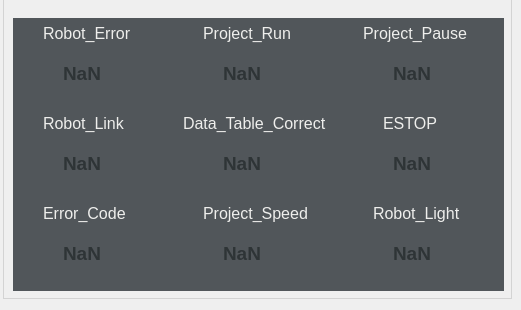
     <widget class="QWidget" name="Robot_Status_tab">
      <attribute name="title">
       <string>TM_Robot_Status</string>
      </attribute>
      <widget class="QGroupBox" name="Robot_Status_groupBox">
       <property name="geometry">
        <rect>
         <x>3</x>
         <y>-2</y>
         <width>509</width>
         <height>301</height>
        </rect>
       </property>
       <property name="font">
        <font>
         <family>Ubuntu Condensed</family>
         <pointsize>18</pointsize>
         <weight>50</weight>
         <italic>true</italic>
         <bold>false</bold>
         <underline>false</underline>
         <strikeout>false</strikeout>
         <kerning>true</kerning>
        </font>
       </property>
       <property name="styleSheet">
        <string notr="true">        QGroupBox {
            border-color: rgb(50, 50, 50);
            border: 2px solid lightgray;
            border-width: 0.5px;
            border-style: solid;
            margin-top: 1ex; /* leave space at the top for the title */
        }
        QGroupBox::title {
            subcontrol-origin: margin;
            subcontrol-position: top left;
            left: 10px;
            margin-left: 0px;
            padding: 0  3px;
        }</string>
       </property>
       <property name="title">
        <string/>
       </property>
       <property name="flat">
        <bool>false</bool>
       </property>
       <widget class="QWidget" name="widget_Robot_Status_black" native="true">
        <property name="geometry">
         <rect>
          <x>10</x>
          <y>20</y>
          <width>491</width>
          <height>273</height>
         </rect>
        </property>
        <property name="styleSheet">
         <string notr="true">background-color: rgb(81, 86, 90);</string>
        </property>
        <widget class="QWidget" name="widget_Project_Run" native="true">
         <property name="geometry">
          <rect>
           <x>160</x>
           <y>0</y>
           <width>161</width>
           <height>81</height>
          </rect>
         </property>
         <property name="styleSheet">
          <string notr="true">background-color: rgb(81, 86, 90);</string>
         </property>
         <widget class="QLabel" name="Project_Run_label">
          <property name="geometry">
           <rect>
            <x>30</x>
            <y>0</y>
            <width>161</width>
            <height>31</height>
           </rect>
          </property>
          <property name="font">
           <font>
            <pointsize>8</pointsize>
           </font>
          </property>
          <property name="styleSheet">
           <string notr="true">co</string>
          </property>
          <property name="text">
           <string>&lt;html&gt;&lt;head/&gt;&lt;body&gt;&lt;p&gt;&lt;span style=&quot; font-size:12pt; color:#eeeeec;&quot;&gt;Project_Run&lt;/span&gt;&lt;/p&gt;&lt;/body&gt;&lt;/html&gt;</string>
          </property>
         </widget>
         <widget class="QLabel" name="project_run_status_label">
          <property name="geometry">
           <rect>
            <x>50</x>
            <y>40</y>
            <width>61</width>
            <height>31</height>
           </rect>
          </property>
          <property name="font">
           <font>
            <pointsize>8</pointsize>
           </font>
          </property>
          <property name="styleSheet">
           <string notr="true">co</string>
          </property>
          <property name="text">
           <string>&lt;html&gt;&lt;head/&gt;&lt;body&gt;&lt;p&gt;&lt;span style=&quot; font-size:14pt; font-weight:600; color:#2e3436;&quot;&gt;NaN&lt;/span&gt;&lt;/p&gt;&lt;/body&gt;&lt;/html&gt;</string>
          </property>
         </widget>
        </widget>
        <widget class="QWidget" name="widget_Project_Pause" native="true">
         <property name="geometry">
          <rect>
           <x>330</x>
           <y>0</y>
           <width>161</width>
           <height>81</height>
          </rect>
         </property>
         <property name="styleSheet">
          <string notr="true">background-color: rgb(81, 86, 90);</string>
         </property>
         <widget class="QLabel" name="Project_Pause_label">
          <property name="geometry">
           <rect>
            <x>20</x>
            <y>0</y>
            <width>161</width>
            <height>31</height>
           </rect>
          </property>
          <property name="font">
           <font>
            <pointsize>8</pointsize>
           </font>
          </property>
          <property name="styleSheet">
           <string notr="true">co</string>
          </property>
          <property name="text">
           <string>&lt;html&gt;&lt;head/&gt;&lt;body&gt;&lt;p&gt;&lt;span style=&quot; font-size:12pt; color:#eeeeec;&quot;&gt;Project_Pause&lt;/span&gt;&lt;/p&gt;&lt;/body&gt;&lt;/html&gt;</string>
          </property>
         </widget>
         <widget class="QLabel" name="project_pause_status_label">
          <property name="geometry">
           <rect>
            <x>50</x>
            <y>40</y>
            <width>61</width>
            <height>31</height>
           </rect>
          </property>
          <property name="font">
           <font>
            <pointsize>8</pointsize>
           </font>
          </property>
          <property name="styleSheet">
           <string notr="true">co</string>
          </property>
          <property name="text">
           <string>&lt;html&gt;&lt;head/&gt;&lt;body&gt;&lt;p&gt;&lt;span style=&quot; font-size:14pt; font-weight:600; color:#2e3436;&quot;&gt;NaN&lt;/span&gt;&lt;/p&gt;&lt;/body&gt;&lt;/html&gt;</string>
          </property>
         </widget>
        </widget>
        <widget class="QWidget" name="widget_Robot_Link" native="true">
         <property name="geometry">
          <rect>
           <x>0</x>
           <y>90</y>
           <width>161</width>
           <height>81</height>
          </rect>
         </property>
         <property name="styleSheet">
          <string notr="true">background-color: rgb(81, 86, 90);</string>
         </property>
         <widget class="QLabel" name="Robot_Link_label">
          <property name="geometry">
           <rect>
            <x>30</x>
            <y>0</y>
            <width>161</width>
            <height>31</height>
           </rect>
          </property>
          <property name="font">
           <font>
            <pointsize>8</pointsize>
           </font>
          </property>
          <property name="styleSheet">
           <string notr="true">co</string>
          </property>
          <property name="text">
           <string>&lt;html&gt;&lt;head/&gt;&lt;body&gt;&lt;p&gt;&lt;span style=&quot; font-size:12pt; color:#eeeeec;&quot;&gt;Robot_Link&lt;/span&gt;&lt;/p&gt;&lt;/body&gt;&lt;/html&gt;</string>
          </property>
         </widget>
         <widget class="QLabel" name="robot_link_status_label">
          <property name="geometry">
           <rect>
            <x>50</x>
            <y>40</y>
            <width>61</width>
            <height>31</height>
           </rect>
          </property>
          <property name="font">
           <font>
            <pointsize>8</pointsize>
           </font>
          </property>
          <property name="styleSheet">
           <string notr="true">co</string>
          </property>
          <property name="text">
           <string>&lt;html&gt;&lt;head/&gt;&lt;body&gt;&lt;p&gt;&lt;span style=&quot; font-size:14pt; font-weight:600; color:#2e3436;&quot;&gt;NaN&lt;/span&gt;&lt;/p&gt;&lt;/body&gt;&lt;/html&gt;</string>
          </property>
         </widget>
        </widget>
        <widget class="QWidget" name="widget_ESTOP" native="true">
         <property name="geometry">
          <rect>
           <x>330</x>
           <y>90</y>
           <width>161</width>
           <height>81</height>
          </rect>
         </property>
         <property name="styleSheet">
          <string notr="true">background-color: rgb(81, 86, 90);</string>
         </property>
         <widget class="QLabel" name="ESTOP_label">
          <property name="geometry">
           <rect>
            <x>40</x>
            <y>0</y>
            <width>161</width>
            <height>31</height>
           </rect>
          </property>
          <property name="font">
           <font>
            <pointsize>8</pointsize>
           </font>
          </property>
          <property name="styleSheet">
           <string notr="true">co</string>
          </property>
          <property name="text">
           <string>&lt;html&gt;&lt;head/&gt;&lt;body&gt;&lt;p&gt;&lt;span style=&quot; font-size:12pt; color:#eeeeec;&quot;&gt;ESTOP&lt;/span&gt;&lt;/p&gt;&lt;/body&gt;&lt;/html&gt;</string>
          </property>
         </widget>
         <widget class="QLabel" name="estop_status_label">
          <property name="geometry">
           <rect>
            <x>50</x>
            <y>40</y>
            <width>61</width>
            <height>31</height>
           </rect>
          </property>
          <property name="font">
           <font>
            <pointsize>8</pointsize>
           </font>
          </property>
          <property name="styleSheet">
           <string notr="true">co</string>
          </property>
          <property name="text">
           <string>&lt;html&gt;&lt;head/&gt;&lt;body&gt;&lt;p&gt;&lt;span style=&quot; font-size:14pt; font-weight:600; color:#2e3436;&quot;&gt;NaN&lt;/span&gt;&lt;/p&gt;&lt;/body&gt;&lt;/html&gt;</string>
          </property>
         </widget>
        </widget>
        <widget class="QWidget" name="widget_Data_Table_Correct" native="true">
         <property name="geometry">
          <rect>
           <x>160</x>
           <y>90</y>
           <width>161</width>
           <height>81</height>
          </rect>
         </property>
         <property name="styleSheet">
          <string notr="true">background-color: rgb(81, 86, 90);</string>
         </property>
         <widget class="QLabel" name="Data_Table_Correct_label">
          <property name="geometry">
           <rect>
            <x>10</x>
            <y>0</y>
            <width>161</width>
            <height>31</height>
           </rect>
          </property>
          <property name="font">
           <font>
            <pointsize>8</pointsize>
           </font>
          </property>
          <property name="styleSheet">
           <string notr="true">co</string>
          </property>
          <property name="text">
           <string>&lt;html&gt;&lt;head/&gt;&lt;body&gt;&lt;p&gt;&lt;span style=&quot; font-size:12pt; color:#eeeeec;&quot;&gt;Data_Table_Correct&lt;/span&gt;&lt;/p&gt;&lt;/body&gt;&lt;/html&gt;</string>
          </property>
         </widget>
         <widget class="QLabel" name="data_table_correct_status_label">
          <property name="geometry">
           <rect>
            <x>50</x>
            <y>40</y>
            <width>61</width>
            <height>31</height>
           </rect>
          </property>
          <property name="font">
           <font>
            <pointsize>8</pointsize>
           </font>
          </property>
          <property name="styleSheet">
           <string notr="true">co</string>
          </property>
          <property name="text">
           <string>&lt;html&gt;&lt;head/&gt;&lt;body&gt;&lt;p&gt;&lt;span style=&quot; font-size:14pt; font-weight:600; color:#2e3436;&quot;&gt;NaN&lt;/span&gt;&lt;/p&gt;&lt;/body&gt;&lt;/html&gt;</string>
          </property>
         </widget>
        </widget>
        <widget class="QWidget" name="widget_Robot_Light" native="true">
         <property name="geometry">
          <rect>
           <x>330</x>
           <y>180</y>
           <width>161</width>
           <height>81</height>
          </rect>
         </property>
         <property name="styleSheet">
          <string notr="true">background-color: rgb(81, 86, 90);</string>
         </property>
         <widget class="QLabel" name="Robot_Light_label">
          <property name="geometry">
           <rect>
            <x>30</x>
            <y>0</y>
            <width>161</width>
            <height>31</height>
           </rect>
          </property>
          <property name="font">
           <font>
            <pointsize>8</pointsize>
           </font>
          </property>
          <property name="styleSheet">
           <string notr="true">co</string>
          </property>
          <property name="text">
           <string>&lt;html&gt;&lt;head/&gt;&lt;body&gt;&lt;p&gt;&lt;span style=&quot; font-size:12pt; color:#eeeeec;&quot;&gt;Robot_Light&lt;/span&gt;&lt;/p&gt;&lt;/body&gt;&lt;/html&gt;</string>
          </property>
         </widget>
         <widget class="QLabel" name="robot_light_status_label">
          <property name="geometry">
           <rect>
            <x>50</x>
            <y>40</y>
            <width>61</width>
            <height>31</height>
           </rect>
          </property>
          <property name="font">
           <font>
            <pointsize>8</pointsize>
           </font>
          </property>
          <property name="styleSheet">
           <string notr="true">co</string>
          </property>
          <property name="text">
           <string>&lt;html&gt;&lt;head/&gt;&lt;body&gt;&lt;p&gt;&lt;span style=&quot; font-size:14pt; font-weight:600; color:#2e3436;&quot;&gt;NaN&lt;/span&gt;&lt;/p&gt;&lt;/body&gt;&lt;/html&gt;</string>
          </property>
         </widget>
        </widget>
        <widget class="QWidget" name="widget_Robot_Error" native="true">
         <property name="geometry">
          <rect>
           <x>0</x>
           <y>180</y>
           <width>161</width>
           <height>81</height>
          </rect>
         </property>
         <property name="styleSheet">
          <string notr="true">background-color: rgb(81, 86, 90);</string>
         </property>
         <widget class="QLabel" name="Error_Code_label">
          <property name="geometry">
           <rect>
            <x>30</x>
            <y>0</y>
            <width>161</width>
            <height>31</height>
           </rect>
          </property>
          <property name="font">
           <font>
            <pointsize>8</pointsize>
           </font>
          </property>
          <property name="styleSheet">
           <string notr="true">co</string>
          </property>
          <property name="text">
           <string>&lt;html&gt;&lt;head/&gt;&lt;body&gt;&lt;p&gt;&lt;span style=&quot; font-size:12pt; color:#eeeeec;&quot;&gt;Error_Code&lt;/span&gt;&lt;/p&gt;&lt;/body&gt;&lt;/html&gt;</string>
          </property>
         </widget>
         <widget class="QLabel" name="robot_error_status_label">
          <property name="geometry">
           <rect>
            <x>50</x>
            <y>40</y>
            <width>61</width>
            <height>31</height>
           </rect>
          </property>
          <property name="font">
           <font>
            <pointsize>8</pointsize>
           </font>
          </property>
          <property name="styleSheet">
           <string notr="true">co</string>
          </property>
          <property name="text">
           <string>&lt;html&gt;&lt;head/&gt;&lt;body&gt;&lt;p&gt;&lt;span style=&quot; font-size:14pt; font-weight:600; color:#2e3436;&quot;&gt;NaN&lt;/span&gt;&lt;/p&gt;&lt;/body&gt;&lt;/html&gt;</string>
          </property>
         </widget>
        </widget>
        <widget class="QWidget" name="widget_Error_Code" native="true">
         <property name="geometry">
          <rect>
           <x>160</x>
           <y>180</y>
           <width>161</width>
           <height>81</height>
          </rect>
         </property>
         <property name="styleSheet">
          <string notr="true">background-color: rgb(81, 86, 90);</string>
         </property>
         <widget class="QLabel" name="Project_Speed_label">
          <property name="geometry">
           <rect>
            <x>30</x>
            <y>0</y>
            <width>111</width>
            <height>31</height>
           </rect>
          </property>
          <property name="font">
           <font>
            <pointsize>8</pointsize>
           </font>
          </property>
          <property name="styleSheet">
           <string notr="true">co</string>
          </property>
          <property name="text">
           <string>&lt;html&gt;&lt;head/&gt;&lt;body&gt;&lt;p&gt;&lt;span style=&quot; font-size:12pt; color:#eeeeec;&quot;&gt;Project_Speed&lt;/span&gt;&lt;/p&gt;&lt;/body&gt;&lt;/html&gt;</string>
          </property>
         </widget>
         <widget class="QLabel" name="project_speed_label">
          <property name="geometry">
           <rect>
            <x>50</x>
            <y>40</y>
            <width>91</width>
            <height>31</height>
           </rect>
          </property>
          <property name="font">
           <font>
            <pointsize>8</pointsize>
           </font>
          </property>
          <property name="styleSheet">
           <string notr="true">co</string>
          </property>
          <property name="text">
           <string>&lt;html&gt;&lt;head/&gt;&lt;body&gt;&lt;p&gt;&lt;span style=&quot; font-size:14pt; font-weight:600; color:#2e3436;&quot;&gt;NaN&lt;/span&gt;&lt;/p&gt;&lt;/body&gt;&lt;/html&gt;</string>
          </property>
         </widget>
        </widget>
        <widget class="QWidget" name="widget_Project_Speed" native="true">
         <property name="geometry">
          <rect>
           <x>0</x>
           <y>0</y>
           <width>161</width>
           <height>81</height>
          </rect>
         </property>
         <property name="styleSheet">
          <string notr="true">background-color: rgb(81, 86, 90);</string>
         </property>
         <widget class="QLabel" name="Robot_Error_label">
          <property name="geometry">
           <rect>
            <x>30</x>
            <y>0</y>
            <width>161</width>
            <height>31</height>
           </rect>
          </property>
          <property name="font">
           <font>
            <pointsize>8</pointsize>
           </font>
          </property>
          <property name="styleSheet">
           <string notr="true">co</string>
          </property>
          <property name="text">
           <string>&lt;html&gt;&lt;head/&gt;&lt;body&gt;&lt;p&gt;&lt;span style=&quot; font-size:12pt; color:#eeeeec;&quot;&gt;Robot_Error&lt;/span&gt;&lt;/p&gt;&lt;/body&gt;&lt;/html&gt;</string>
          </property>
         </widget>
         <widget class="QLabel" name="error_code_status_label">
          <property name="geometry">
           <rect>
            <x>50</x>
            <y>40</y>
            <width>101</width>
            <height>31</height>
           </rect>
          </property>
          <property name="font">
           <font>
            <pointsize>8</pointsize>
           </font>
          </property>
          <property name="styleSheet">
           <string notr="true">co</string>
          </property>
          <property name="text">
           <string>&lt;html&gt;&lt;head/&gt;&lt;body&gt;&lt;p&gt;&lt;span style=&quot; font-size:14pt; font-weight:600; color:#2e3436;&quot;&gt;NaN&lt;/span&gt;&lt;/p&gt;&lt;/body&gt;&lt;/html&gt;</string>
          </property>
         </widget>
        </widget>
       </widget>
      </widget>
     </widget>
